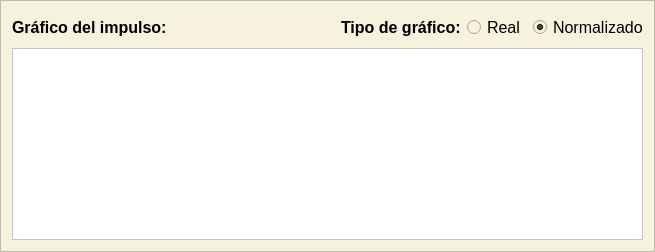
     <widget class="QFrame" name="row1_2">
      <property name="minimumSize">
       <size>
        <width>651</width>
        <height>0</height>
       </size>
      </property>
      <property name="styleSheet">
       <string notr="true">background-color: rgb(247, 242, 222);</string>
      </property>
      <property name="frameShape">
       <enum>QFrame::Shape::StyledPanel</enum>
      </property>
      <property name="frameShadow">
       <enum>QFrame::Shadow::Raised</enum>
      </property>
      <layout class="QGridLayout" name="gridLayout_11">
       <item row="0" column="0">
        <widget class="QLabel" name="grafico_titulo">
         <property name="minimumSize">
          <size>
           <width>160</width>
           <height>30</height>
          </size>
         </property>
         <property name="maximumSize">
          <size>
           <width>160</width>
           <height>30</height>
          </size>
         </property>
         <property name="font">
          <font>
           <family>Segoe UI</family>
           <pointsize>12</pointsize>
           <bold>true</bold>
          </font>
         </property>
         <property name="text">
          <string>Gráfico del impulso:</string>
         </property>
        </widget>
       </item>
       <item row="0" column="4">
        <widget class="QRadioButton" name="tipo_real">
         <property name="minimumSize">
          <size>
           <width>60</width>
           <height>30</height>
          </size>
         </property>
         <property name="maximumSize">
          <size>
           <width>110</width>
           <height>30</height>
          </size>
         </property>
         <property name="font">
          <font>
           <family>Segoe UI</family>
           <pointsize>12</pointsize>
          </font>
         </property>
         <property name="text">
          <string>Real</string>
         </property>
        </widget>
       </item>
       <item row="0" column="5">
        <widget class="QRadioButton" name="tipo_normalizado">
         <property name="minimumSize">
          <size>
           <width>110</width>
           <height>30</height>
          </size>
         </property>
         <property name="maximumSize">
          <size>
           <width>110</width>
           <height>30</height>
          </size>
         </property>
         <property name="font">
          <font>
           <family>Segoe UI</family>
           <pointsize>12</pointsize>
          </font>
         </property>
         <property name="text">
          <string>Normalizado</string>
         </property>
         <property name="checked">
          <bool>true</bool>
         </property>
        </widget>
       </item>
       <item row="0" column="3">
        <widget class="QLabel" name="tipo_grafico">
         <property name="minimumSize">
          <size>
           <width>120</width>
           <height>30</height>
          </size>
         </property>
         <property name="maximumSize">
          <size>
           <width>110</width>
           <height>30</height>
          </size>
         </property>
         <property name="font">
          <font>
           <family>Segoe UI</family>
           <pointsize>12</pointsize>
           <bold>true</bold>
          </font>
         </property>
         <property name="text">
          <string>Tipo de gráfico:</string>
         </property>
        </widget>
       </item>
       <item row="1" column="0" colspan="6">
        <widget class="PlotWidget" name="grafico_vista">
         <property name="minimumSize">
          <size>
           <width>631</width>
           <height>0</height>
          </size>
         </property>
         <property name="styleSheet">
          <string notr="true">background-color: rgb(255, 255, 255);</string>
         </property>
        </widget>
       </item>
       <item row="0" column="1">
        <spacer name="horizontalSpacer_7">
         <property name="orientation">
          <enum>Qt::Orientation::Horizontal</enum>
         </property>
         <property name="sizeHint" stdset="0">
          <size>
           <width>40</width>
           <height>20</height>
          </size>
         </property>
        </spacer>
       </item>
      </layout>
     </widget>
